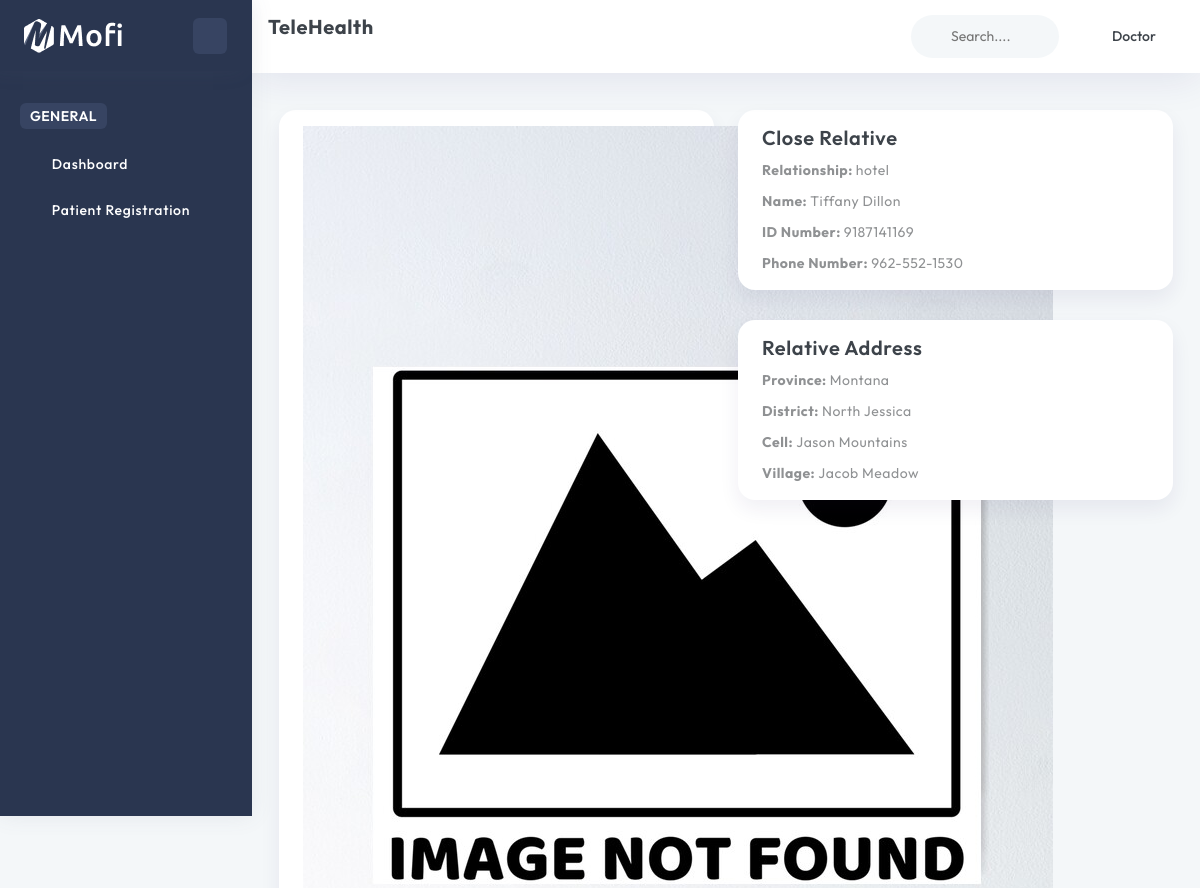
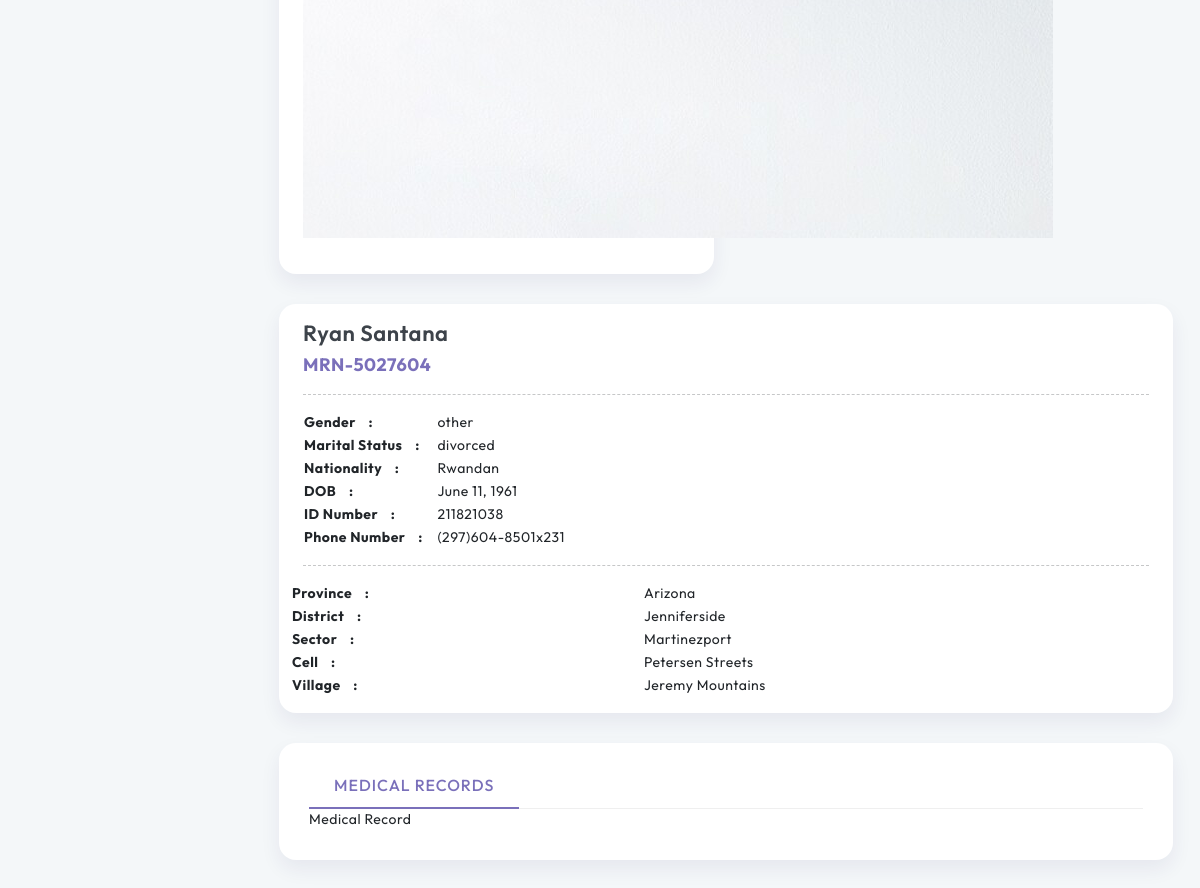
/patient/ryan-santana-1961-06-11-other-211821038 (signed in), run on the app's committed database (2 pictures, top to bottom).
### account/models.py (models this page shows, shortened)
class User(AbstractUser):
    GENDER_CHOICES = (
        ('M', 'Male'),
        ('F', 'Female'),
    )
    name = models.CharField(max_length=255)
    username = models.SlugField(unique=True, blank=True)
    email = models.CharField(max_length=30, unique=True, blank=True, null=True)
    phone_number = models.CharField(max_length=20, unique=True, null=True, blank=True)
    id_number = models.CharField(unique=True, max_length=20, null=True, blank=True)
    gender = models.CharField(max_length=1, choices=GENDER_CHOICES, null=True, blank=True)
    image = ProcessedImageField(
        upload_to=user_image_path,
        processors=[ResizeToFill(720, 720)],
        format='JPEG',
        options={'quality': 90},
        null=True,
        blank=True,
    )
    role = models.ForeignKey('Role', on_delete=models.SET_NULL, null=True, blank=True)
    status = models.BooleanField(default=False)
    password = models.CharField(max_length=255)
    created_at = models.DateTimeField(default=timezone.now)
    USERNAME_FIELD = 'email'
    REQUIRED_FIELDS = ['name', 'role']
    class Meta:
        verbose_name_plural = "Users"

### base/models.py (models this page shows, shortened)
class Patient(models.Model):
    GENDER_CHOICES = [
        ('male', 'Male'),
        ('female', 'Female'),
    ]
    MARITAL_STATUS_CHOICES = [
        ('single', 'Single'),
        ('married', 'Married'),
        ('divorced', 'Divorced'),
        ('widowed', 'Widowed'),
    ]
    NATIONALITY_CHOICES = [
        ('Rwandan', 'Rwandan'),
        ('other', 'Other'),
    ]
    mrn = models.CharField(max_length=10, unique=True, blank=True)
    name = models.CharField(max_length=255, null=True, blank=True)
    slug = models.SlugField(max_length=255, unique=True, blank=True)
    dob = models.DateField(null=True, blank=True)
    image = ProcessedImageField(
        upload_to=patient_image_path,
        processors=[ResizeToFill(720, 720)],
        format='JPEG',
        options={'quality': 90},
        null=True,
        blank=True,
    )
    gender = models.CharField(max_length=10, choices=GENDER_CHOICES, null=True, blank=True)
    marital_status = models.CharField(max_length=20, choices=MARITAL_STATUS_CHOICES, null=True, blank=True)
    nationality = models.CharField(max_length=50, choices=NATIONALITY_CHOICES, default='Rwandan', null=True, blank=True)
    id_number = models.CharField(max_length=50, unique=True, null=True, blank=True)
    province = models.CharField(max_length=50, null=True, blank=True)
    district = models.CharField(max_length=50, null=True, blank=True)
    sector = models.CharField(max_length=50, null=True, blank=True)
    cell = models.CharField(max_length=50, null=True, blank=True)
    village = models.CharField(max_length=50, null=True, blank=True)
    phone_number = models.CharField(max_length=15, unique=True, null=True, blank=True)
    relative_name = models.CharField(max_length=255, null=True, blank=True)
    relative_id_number = models.CharField(max_length=50, null=True, blank=True)
    relationship = models.CharField(max_length=50, null=True, blank=True)
    relative_province = models.CharField(max_length=50, null=True, blank=True)
    relative_district = models.CharField(max_length=50, null=True, blank=True)
    relative_sector = models.CharField(max_length=50, null=True, blank=True)
    relative_cell = models.CharField(max_length=50, null=True, blank=True)
    relative_village = models.CharField(max_length=50, null=True, blank=True)
    relative_phone_number = models.CharField(max_length=15, null=True, blank=True)
    created_at = models.DateTimeField(default=timezone.now)
    class Meta:
        verbose_name_plural = "Patients"

### base/views.py (the view)
# urls.py: path('patient/<slug>', getPatient, name='getPatient'),
@login_required
def getPatient(request, slug):
    patient = get_object_or_404(Patient, slug=slug)
    context = {
        'patient': patient
    }
    return render(request, 'patients/show.html', context)

### templates/patients/show.html (shortened to what this page needs)
{% extends 'layouts/app.html' %}
{% load static %}
{% block content %}
<div class="container-fluid">
    <div>
        <div class="row product-page-main p-0">
            <div class="col-xxl-4 col-md-6 box-col-6">
            <div class="card">
                <div class="card-body">
                <div class="product-slider owl-carousel owl-theme" id="sync1">
                    <div class="item">
                        {% if patient.image %}
                            <img src="{{ patient.image.url }}" alt="{{ patient.name }}">
                        {% else %}
                            <img src="{% static 'images/not-found.jpg' %}" alt="{{ patient.name }}">
                        {% endif %}
                    </div>
                </div>
                </div>
            </div>
            </div>
            <div class="col-xxl-5 box-col-6 order-xxl-0 order-1">
                <div class="card">
                    <div class="card-body">
                        <div class="product-page-details">
                            <h3 class="f-w-600">
                                {{ patient.name }}
                            </h3>
                        </div>
                        <div class="product-price">
                            {{ patient.mrn }}
                        </div>
                        <hr>
                        <div>
                            <table class="product-page-width">
                                <tbody>
                                    <tr>
                                        <td>
                                            <b>Gender &nbsp;&nbsp;&nbsp;:</b>
                                        </td>
                                        <td>{{ patient.gender }}</td>
                                    </tr>
                                    <tr>
                                        <td>
                                            <b>Marital Status &nbsp;&nbsp;&nbsp;: &nbsp;&nbsp;&nbsp;</b>
                                        </td>
                                        <td>{{ patient.marital_status }}</td>
                                    </tr>
                                    <tr>
                                        <td>
                                            <b>Nationality &nbsp;&nbsp;&nbsp;: &nbsp;&nbsp;&nbsp;</b>
                                        </td>
                                        <td>{{ patient.nationality }}</td>
                                    </tr>
                                    <tr>
                                        <td>
                                            <b>DOB &nbsp;&nbsp;&nbsp;: &nbsp;&nbsp;&nbsp;</b>
                                        </td>
                                        <td>{{patient.dob}}</td>
                                    </tr>
                                    <tr>
                                        <td>
                                            <b>ID Number &nbsp;&nbsp;&nbsp;: &nbsp;&nbsp;&nbsp;</b>
                                        </td>
                                        <td>{{patient.id_number}}</td>
                                    </tr>
                                    <tr>
                                        <td>
                                            <b>Phone Number &nbsp;&nbsp;&nbsp;: &nbsp;&nbsp;&nbsp;</b>
                                        </td>
                                        <td>{{patient.phone_number}}</td>
                                    </tr>
                                </tbody>
                            </table>
                        </div>
                        <hr>
                        <div class="row">
                            <table class="product-page-width">
                                <tbody>
                                    <tr>
                                        <td>
                                            <b>Province &nbsp;&nbsp;&nbsp;:</b>
                                        </td>
                                        <td>{{ patient.province }}</td>
                                    </tr>
                                    <tr>
                                        <td>
                                            <b>District &nbsp;&nbsp;&nbsp;: &nbsp;&nbsp;&nbsp;</b>
                                        </td>
                                        <td>{{ patient.district }}</td>
                                    </tr>
                                    <tr>
                                        <td>
                                            <b>Sector &nbsp;&nbsp;&nbsp;: &nbsp;&nbsp;&nbsp;</b>
                                        </td>
                                        <td>{{ patient.sector }}</td>
                                    </tr>
                                    <tr>
                                        <td>
                                            <b>Cell &nbsp;&nbsp;&nbsp;: &nbsp;&nbsp;&nbsp;</b>
                                        </td>
                                        <td>{{patient.cell}}</td>
                                    </tr>
                                    <tr>
                                        <td>
                                            <b>Village &nbsp;&nbsp;&nbsp;: &nbsp;&nbsp;&nbsp;</b>
                                        </td>
                                        <td>{{patient.village}}</td>
                                    </tr>
                                </tbody>
                            </table>
                        </div>
                    </div>
                </div>
            </div>
            <div class="col-xxl-3 col-md-6 box-col-12">
                <div class="card">
                    <div class="card-body">
                        <div class="filter-block">
                            <h4>Close Relative</h4>
                            <ul>
                                <li>
                                    <b>Relationship: </b>
                                    {{ patient.relationship }}
                                </li>
                                <li>
                                    <b>Name: </b>
                                    {{ patient.relative_name }}
                                </li>
                                <li>
                                    <b>ID Number: </b>
                                    {{ patient.relative_id_number }}
                                </li>
                                <li>
                                    <b>Phone Number: </b>
                                    {{ patient.relative_phone_number }}
                                </li>
                            </ul>
                        </div>
                    </div>
                </div>
                <div class="card">
                    <div class="card-body">
                        <div class="filter-block">
                            <h4>Relative Address</h4>
                            <ul>
                                <li>
                                    <b>Province: </b>
                                    {{ patient.relative_province }}
                                </li>
                                <li>
                                    <b>District: </b>
                                    {{ patient.relative_district }}
                                </li>
                                <li>
                                    <b>Cell: </b>
                                    {{ patient.relative_cell }}
                                </li>
                                <li>
                                    <b>Village: </b>
                                    {{ patient.relative_village }}
                                </li>
                            </ul>
                        </div>
                    </div>
                </div>
            </div>
        </div>
    </div>
    <div class="card">
        <div class="row product-page-main">
            <div class="col-sm-12">
                <ul class="nav nav-tabs border-tab nav-primary mb-0" id="top-tab" role="tablist">
                    <li class="nav-item"><a class="nav-link active" id="top-home-tab" data-bs-toggle="tab" href="#top-home" role="tab" aria-controls="top-home" aria-selected="false">Medical Records</a>
                    </li>
                </ul>
                <div class="tab-content" id="top-tabContent">
                    <div class="tab-pane fade active show" id="top-home" role="tabpanel" aria-labelledby="top-home-tab">
                        Medical Record
                    </div>
                </div>
            </div>
        </div>
    </div>
</div>
{% endblock %}

### templates/inc/header.html (shortened to what this page needs)
{% load static %}
<div class="page-header row">
    <div class="col-4 col-xl-4 page-title">
        <h4 class="f-w-700">TeleHealth</h4>
    </div>
    <div class="header-wrapper col m-0">
        <div class="row">
            <div class="nav-right col-xxl-8 col-xl-6 col-md-7 col-8 pull-right right-header p-0 ms-auto">
                <ul class="nav-menus">
                    <li>
                        <div class="form-group w-100">
                            <div class="Typeahead Typeahead--twitterUsers">
                                <div class="u-posRelative d-flex align-items-center">
                                    <svg class="search-bg svg-color">
                                        <use href="{% static 'svg/icon-sprite.svg#search' %}"></use>
                                    </svg>
                                    <input class="demo-input py-0 Typeahead-input form-control-plaintext w-100" type="text" placeholder="Search...." name="q" title="">
                                </div>
                            </div>
                        </div>
                    </li>
                    <li class="profile-nav onhover-dropdown px-0 py-0">
                        <div class="d-flex profile-media align-items-center">
                            <div class="flex-grow-1">
                                <span>
                                    {{ request.user.name }}
                                </span>
                            </div>
                        </div>
                    </li>
                </ul>
            </div>
        </div>
    </div>
</div>

### data on the page
User: user.name "Doctor"
Patient: name "Ryan Santana", mrn "MRN-5027604", gender "other", marital_status "divorced", nationality "Rwandan", dob "June 11, 1961", id_number "211821038", phone_number "(297)604-8501x231", province "Arizona", district "Jenniferside", sector "Martinezport", cell "Petersen Streets", village "Jeremy Mountains", relationship "hotel", relative_name "Tiffany Dillon", relative_id_number "9187141169", relative_phone_number "962-552-1530", relative_province "Montana", relative_district "North Jessica", relative_cell "Jason Mountains", relative_village "Jacob Meadow"
